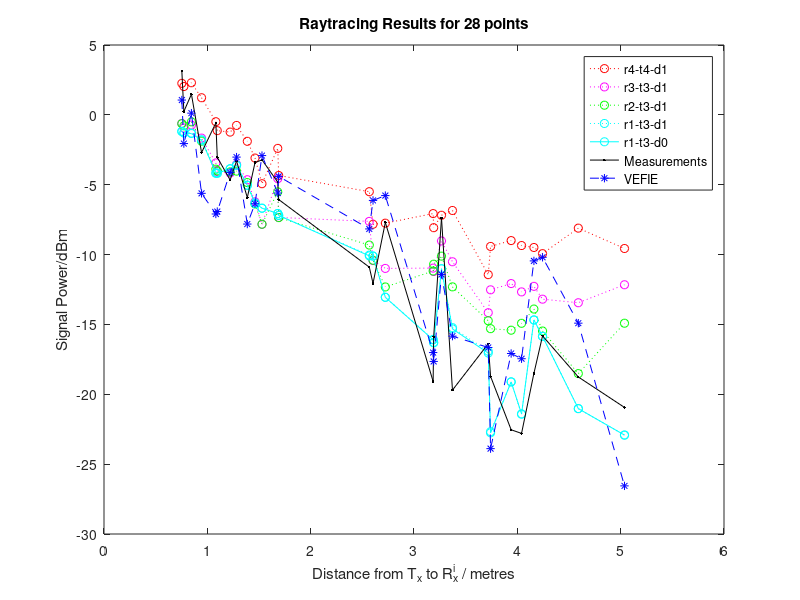

Source code (MATLAB):
function y331=receiverPlot()
% read in the story from the file

fid = fopen( 'receiverFields-conorshouse-r4t4d1-sorted.txt', 'r' );
xyArray = fscanf( fid, '%lf\n', [2, 28] );
fclose( fid );
y441 = xyArray';

%fid = fopen( 'receiverFields-conorshouse-r4t3d1-sorted.txt', 'r' );
%xyArray = fscanf( fid, '%lf\n', [2, 28] );
%fclose( fid );
%y431 = xyArray';

fid = fopen( 'receiverFields-conorshouse-r3t3d1-sorted.txt', 'r' );
xyArray = fscanf( fid, '%lf\n', [2, 28] );
fclose( fid );
y331 = xyArray';

fid = fopen( 'receiverFields-conorshouse-r2t3d1-sorted.txt', 'r' );
xyArray = fscanf( fid, '%lf\n', [2, 28] );
fclose( fid );
y231 = xyArray';

fid = fopen( 'receiverFields-conorshouse-r1t3d1-sorted.txt', 'r' );
xyArray = fscanf( fid, '%lf\n', [2, 28] );
fclose( fid );
y131 = xyArray';

fid = fopen( 'receiverFields-conorshouse-r1t3d0-sorted.txt', 'r' );
xyArray = fscanf( fid, '%lf\n', [2, 28] );
fclose( fid );
y130 = xyArray';

fid = fopen( 'vefie.csv', 'r' );
vefie = fscanf( fid, '%lf\n', [1, 28] );
fclose( fid );

fid = fopen( 'measurements.csv', 'r' );
measurements = fscanf( fid, '%lf\n', [1, 28] );
fclose( fid );


m = measurements';
v = vefie';

plot( y441(:,1),y441(:,2),'r:o', y331(:,1),y331(:,2),'m:o', y231(:,1),y231(:,2),'g:o', y131(:,1),y131(:,2),'c:o', y130(:,1),y130(:,2),'c-o',y331(:,1),m(:,1),'-k.',y331(:,1),v(:,1),'b--*');

title('Raytracing Results for 28 points');
%subtitle('3 reflections, 1 diffraction and 3 transmission' );
xlabel('Distance from T_x to R_x^i / metres');
ylabel('Signal Power/dBm');
legend('r4-t4-d1','r3-t3-d1','r2-t3-d1','r1-t3-d1','r1-t3-d0','Measurements','VEFIE')
legend('show')
